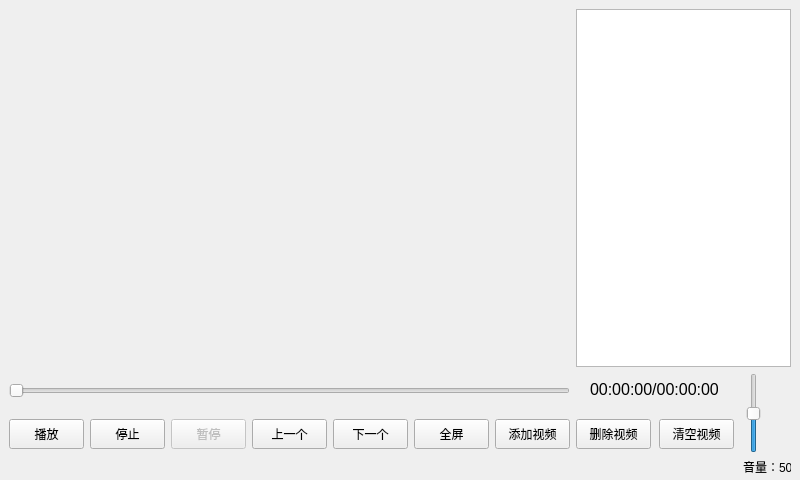
<?xml version="1.0" encoding="UTF-8"?>
<ui version="4.0">
 <class>MyVideoPlayer</class>
 <widget class="QWidget" name="MyVideoPlayer">
  <property name="geometry">
   <rect>
    <x>0</x>
    <y>0</y>
    <width>800</width>
    <height>480</height>
   </rect>
  </property>
  <property name="windowTitle">
   <string>MyVideoPlayer</string>
  </property>
  <widget class="QPushButton" name="pushButton_clearvideo">
   <property name="geometry">
    <rect>
     <x>659</x>
     <y>419</y>
     <width>75</width>
     <height>30</height>
    </rect>
   </property>
   <property name="minimumSize">
    <size>
     <width>0</width>
     <height>30</height>
    </size>
   </property>
   <property name="text">
    <string>清空视频</string>
   </property>
  </widget>
  <widget class="QPushButton" name="pushButton_next">
   <property name="geometry">
    <rect>
     <x>333</x>
     <y>419</y>
     <width>75</width>
     <height>30</height>
    </rect>
   </property>
   <property name="minimumSize">
    <size>
     <width>0</width>
     <height>30</height>
    </size>
   </property>
   <property name="text">
    <string>下一个</string>
   </property>
  </widget>
  <widget class="QLabel" name="label_vol">
   <property name="geometry">
    <rect>
     <x>743</x>
     <y>459</y>
     <width>48</width>
     <height>16</height>
    </rect>
   </property>
   <property name="text">
    <string>音量：50</string>
   </property>
  </widget>
  <widget class="QPushButton" name="pushButton_play">
   <property name="geometry">
    <rect>
     <x>9</x>
     <y>419</y>
     <width>75</width>
     <height>30</height>
    </rect>
   </property>
   <property name="minimumSize">
    <size>
     <width>0</width>
     <height>30</height>
    </size>
   </property>
   <property name="text">
    <string>播放</string>
   </property>
  </widget>
  <widget class="QPushButton" name="pushButton_addvideo">
   <property name="geometry">
    <rect>
     <x>495</x>
     <y>419</y>
     <width>75</width>
     <height>30</height>
    </rect>
   </property>
   <property name="minimumSize">
    <size>
     <width>0</width>
     <height>30</height>
    </size>
   </property>
   <property name="text">
    <string>添加视频</string>
   </property>
  </widget>
  <widget class="QPushButton" name="pushButton_stop_cont">
   <property name="enabled">
    <bool>false</bool>
   </property>
   <property name="geometry">
    <rect>
     <x>171</x>
     <y>419</y>
     <width>75</width>
     <height>30</height>
    </rect>
   </property>
   <property name="minimumSize">
    <size>
     <width>0</width>
     <height>30</height>
    </size>
   </property>
   <property name="text">
    <string>暂停</string>
   </property>
  </widget>
  <widget class="QSlider" name="horizontalSlider">
   <property name="geometry">
    <rect>
     <x>9</x>
     <y>380</y>
     <width>561</width>
     <height>22</height>
    </rect>
   </property>
   <property name="orientation">
    <enum>Qt::Horizontal</enum>
   </property>
  </widget>
  <widget class="QPushButton" name="pushButton_deletevideo">
   <property name="geometry">
    <rect>
     <x>576</x>
     <y>419</y>
     <width>75</width>
     <height>30</height>
    </rect>
   </property>
   <property name="minimumSize">
    <size>
     <width>0</width>
     <height>30</height>
    </size>
   </property>
   <property name="text">
    <string>删除视频</string>
   </property>
  </widget>
  <widget class="QListWidget" name="listWidget">
   <property name="geometry">
    <rect>
     <x>576</x>
     <y>9</y>
     <width>215</width>
     <height>358</height>
    </rect>
   </property>
  </widget>
  <widget class="QPushButton" name="pushButton_cancel">
   <property name="geometry">
    <rect>
     <x>90</x>
     <y>419</y>
     <width>75</width>
     <height>30</height>
    </rect>
   </property>
   <property name="minimumSize">
    <size>
     <width>0</width>
     <height>30</height>
    </size>
   </property>
   <property name="text">
    <string>停止</string>
   </property>
  </widget>
  <widget class="QSlider" name="verticalSlider">
   <property name="geometry">
    <rect>
     <x>743</x>
     <y>373</y>
     <width>22</width>
     <height>80</height>
    </rect>
   </property>
   <property name="minimumSize">
    <size>
     <width>0</width>
     <height>80</height>
    </size>
   </property>
   <property name="maximum">
    <number>100</number>
   </property>
   <property name="value">
    <number>50</number>
   </property>
   <property name="orientation">
    <enum>Qt::Vertical</enum>
   </property>
  </widget>
  <widget class="QPushButton" name="pushButton_prev">
   <property name="geometry">
    <rect>
     <x>252</x>
     <y>419</y>
     <width>75</width>
     <height>30</height>
    </rect>
   </property>
   <property name="minimumSize">
    <size>
     <width>0</width>
     <height>30</height>
    </size>
   </property>
   <property name="text">
    <string>上一个</string>
   </property>
  </widget>
  <widget class="QLabel" name="label_pos">
   <property name="geometry">
    <rect>
     <x>590</x>
     <y>380</y>
     <width>128</width>
     <height>18</height>
    </rect>
   </property>
   <property name="font">
    <font>
     <family>Arial</family>
     <pointsize>12</pointsize>
    </font>
   </property>
   <property name="text">
    <string>00:00:00/00:00:00</string>
   </property>
  </widget>
  <widget class="QWidget" name="horizontalLayoutWidget">
   <property name="geometry">
    <rect>
     <x>9</x>
     <y>9</y>
     <width>561</width>
     <height>361</height>
    </rect>
   </property>
   <layout class="QHBoxLayout" name="horizontalLayout"/>
  </widget>
  <widget class="QPushButton" name="pushButton_fullscreen">
   <property name="geometry">
    <rect>
     <x>414</x>
     <y>419</y>
     <width>75</width>
     <height>30</height>
    </rect>
   </property>
   <property name="minimumSize">
    <size>
     <width>0</width>
     <height>30</height>
    </size>
   </property>
   <property name="text">
    <string>全屏</string>
   </property>
  </widget>
 </widget>
 <resources/>
 <connections/>
</ui>
